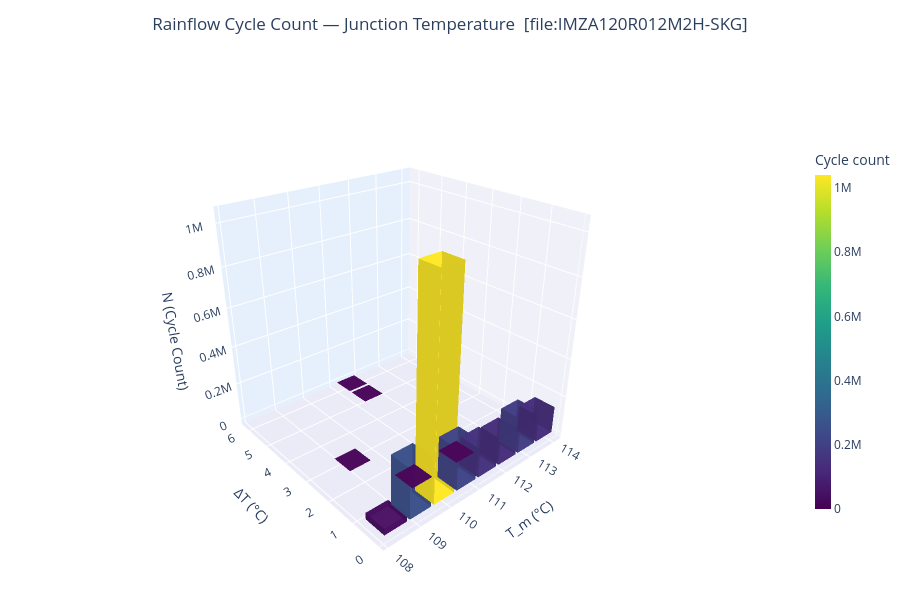
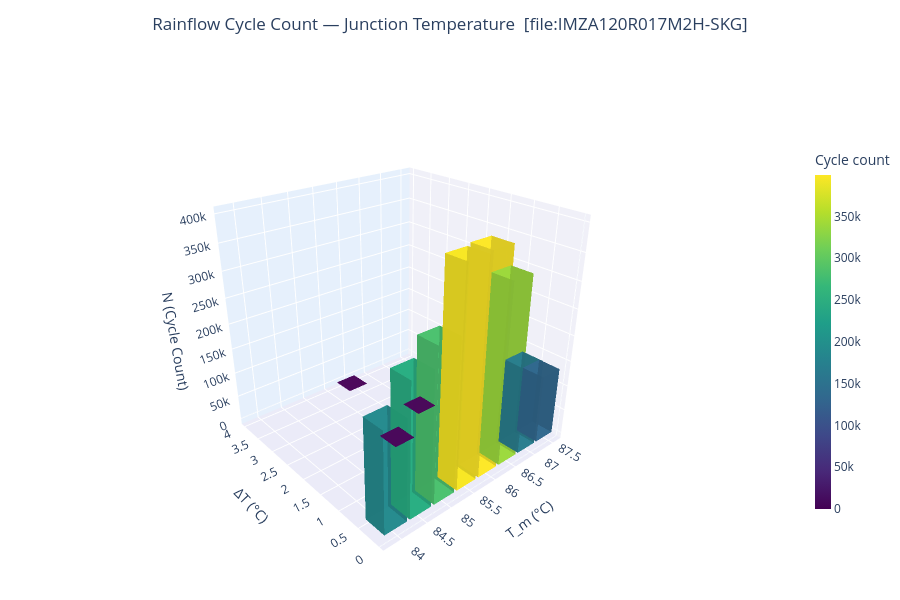

These figures' notebook cell, in order:
### Markdown cell above
---
## Step 6 — 3-D Cycle Histograms  *(one interactive chart per result)*

**X** = mean junction temperature $T_m$ (°C)  
**Y** = temperature swing $\Delta T$ (°C)  
**Z** = cycle count $N$ in that bin  

Each chart is interactive: drag to rotate, scroll to zoom, hover for exact values.

### Code cell
figs_3d = []   # store Figure objects (useful for export)

for idx, cyc in enumerate(cycles_list):
    if cyc.empty:
        print(f"[Step {idx}] No cycles — skipping histogram.")
        figs_3d.append(None)
        continue

    # Build a short label from the swept parameters
    params = results[idx]['params']
    if params:
        lp  = SWEEP_LABEL_PARAM or list(params.keys())[0]
        v   = params[lp]
        lbl = f"[{lp}={v:.4g}]" if isinstance(v, float) else f"[{v}]"
    else:
        lbl = ''

    fig = plot_3d_cycle_histogram(
        cyc,
        n_delta_T_bins = N_DELTA_T_BINS,
        n_T_mean_bins  = N_TMEAN_BINS,
        title          = 'Rainflow Cycle Count — Junction Temperature',
        label          = lbl,
        colormap       = 'viridis',   # try 'plasma', 'Blues', 'YlOrRd', 'coolwarm'
        opacity        = 0.88,
        bar_gap        = 0.12,
    )
    figs_3d.append(fig)

### Figure 1 — Plotly figure (JSON) as saved in the notebook; plotly's stock layout.template omitted (floating-point values rounded to 4 significant figures)
{"data": [{"color": "#470d60", "flatshading": true, "hovertemplate": "T_m = 108.4 °C<br>ΔT  = 0.4 °C<br>N   = 34063.0 cycles<extra></extra>", "i": [0, 0, 4, 4, 0, 0, 2, 2, 0, 0, 1, 1], "j": [1, 2, 5, 6, 1, 5, 3, 7, 3, 7, 2, 6], "k": [2, 3, 6, 7, 5, 4, 7, 6, 7, 4, 6, 5], "lighting": {"ambient": 0.85, "diffuse": 0.5, "roughness": 0.5, "specular": 0.15}, "lightposition": {"x": 1, "y": 1, "z": 2}, "name": "T_m = 108.4 °C<br>ΔT  = 0.4 °C<br>N   = 34063.0 cycles", "opacity": 0.88, "showlegend": false, "showscale": false, "type": "mesh3d", "x": [108.1, 108.7, 108.7, 108.1, 108.1, 108.7, 108.7, 108.1], "y": [0.04719, 0.04719, 0.7394, 0.7394, 0.04719, 0.04719, 0.7394, 0.7394], "z": [0, 0, 0, 0, 34063, 34063, 34063, 34063]}, {"color": "#3c508b", "flatshading": true, "hovertemplate": "T_m = 109.2 °C<br>ΔT  = 0.4 °C<br>N   = 254100.5 cycles<extra></extra>", "i": [0, 0, 4, 4, 0, 0, 2, 2, 0, 0, 1, 1], "j": [1, 2, 5, 6, 1, 5, 3, 7, 3, 7, 2, 6], "k": [2, 3, 6, 7, 5, 4, 7, 6, 7, 4, 6, 5], "lighting": {"ambient": 0.85, "diffuse": 0.5, "roughness": 0.5, "specular": 0.15}, "lightposition": {"x": 1, "y": 1, "z": 2}, "name": "T_m = 109.2 °C<br>ΔT  = 0.4 °C<br>N   = 254100.5 cycles", "opacity": 0.88, "showlegend": false, "showscale": false, "type": "mesh3d", "x": [108.8, 109.5, 109.5, 108.8, 108.8, 109.5, 109.5, 108.8], "y": [0.04719, 0.04719, 0.7394, 0.7394, 0.04719, 0.04719, 0.7394, 0.7394], "z": [0, 0, 0, 0, 254100.0, 254100.0, 254100.0, 254100.0]}, {"color": "#440154", "flatshading": true, "hovertemplate": "T_m = 109.2 °C<br>ΔT  = 2.8 °C<br>N   = 0.5 cycles<extra></extra>", "i": [0, 0, 4, 4, 0, 0, 2, 2, 0, 0, 1, 1], "j": [1, 2, 5, 6, 1, 5, 3, 7, 3, 7, 2, 6], "k": [2, 3, 6, 7, 5, 4, 7, 6, 7, 4, 6, 5], "lighting": {"ambient": 0.85, "diffuse": 0.5, "roughness": 0.5, "specular": 0.15}, "lightposition": {"x": 1, "y": 1, "z": 2}, "name": "T_m = 109.2 °C<br>ΔT  = 2.8 °C<br>N   = 0.5 cycles", "opacity": 0.88, "showlegend": false, "showscale": false, "type": "mesh3d", "x": [108.8, 109.5, 109.5, 108.8, 108.8, 109.5, 109.5, 108.8], "y": [2.407, 2.407, 3.099, 3.099, 2.407, 2.407, 3.099, 3.099], "z": [0, 0, 0, 0, 0.5, 0.5, 0.5, 0.5]}, {"color": "#fde725", "flatshading": true, "hovertemplate": "T_m = 109.9 °C<br>ΔT  = 0.4 °C<br>N   = 1040200.0 cycles<extra></extra>", "i": [0, 0, 4, 4, 0, 0, 2, 2, 0, 0, 1, 1], "j": [1, 2, 5, 6, 1, 5, 3, 7, 3, 7, 2, 6], "k": [2, 3, 6, 7, 5, 4, 7, 6, 7, 4, 6, 5], "lighting": {"ambient": 0.85, "diffuse": 0.5, "roughness": 0.5, "specular": 0.15}, "lightposition": {"x": 1, "y": 1, "z": 2}, "name": "T_m = 109.9 °C<br>ΔT  = 0.4 °C<br>N   = 1040200.0 cycles", "opacity": 0.88, "showlegend": false, "showscale": false, "type": "mesh3d", "x": [109.6, 110.3, 110.3, 109.6, 109.6, 110.3, 110.3, 109.6], "y": [0.04719, 0.04719, 0.7394, 0.7394, 0.04719, 0.04719, 0.7394, 0.7394], "z": [0, 0, 0, 0, 1040200, 1040200, 1040200, 1040200]}, {"color": "#440154", "flatshading": true, "hovertemplate": "T_m = 109.9 °C<br>ΔT  = 1.2 °C<br>N   = 99.5 cycles<extra></extra>", "i": [0, 0, 4, 4, 0, 0, 2, 2, 0, 0, 1, 1], "j": [1, 2, 5, 6, 1, 5, 3, 7, 3, 7, 2, 6], "k": [2, 3, 6, 7, 5, 4, 7, 6, 7, 4, 6, 5], "lighting": {"ambient": 0.85, "diffuse": 0.5, "roughness": 0.5, "specular": 0.15}, "lightposition": {"x": 1, "y": 1, "z": 2}, "name": "T_m = 109.9 °C<br>ΔT  = 1.2 °C<br>N   = 99.5 cycles", "opacity": 0.88, "showlegend": false, "showscale": false, "type": "mesh3d", "x": [109.6, 110.3, 110.3, 109.6, 109.6, 110.3, 110.3, 109.6], "y": [0.8338, 0.8338, 1.526, 1.526, 0.8338, 0.8338, 1.526, 1.526], "z": [0, 0, 0, 0, 99.5, 99.5, 99.5, 99.5]}, {"color": "#404588", "flatshading": true, "hovertemplate": "T_m = 110.7 °C<br>ΔT  = 0.4 °C<br>N   = 213500.0 cycles<extra></extra>", "i": [0, 0, 4, 4, 0, 0, 2, 2, 0, 0, 1, 1], "j": [1, 2, 5, 6, 1, 5, 3, 7, 3, 7, 2, 6], "k": [2, 3, 6, 7, 5, 4, 7, 6, 7, 4, 6, 5], "lighting": {"ambient": 0.85, "diffuse": 0.5, "roughness": 0.5, "specular": 0.15}, "lightposition": {"x": 1, "y": 1, "z": 2}, "name": "T_m = 110.7 °C<br>ΔT  = 0.4 °C<br>N   = 213500.0 cycles", "opacity": 0.88, "showlegend": false, "showscale": false, "type": "mesh3d", "x": [110.4, 111.1, 111.1, 110.4, 110.4, 111.1, 111.1, 110.4], "y": [0.04719, 0.04719, 0.7394, 0.7394, 0.04719, 0.04719, 0.7394, 0.7394], "z": [0, 0, 0, 0, 213500, 213500, 213500, 213500]}, {"color": "#46337f", "flatshading": true, "hovertemplate": "T_m = 111.5 °C<br>ΔT  = 0.4 °C<br>N   = 151248.0 cycles<extra></extra>", "i": [0, 0, 4, 4, 0, 0, 2, 2, 0, 0, 1, 1], "j": [1, 2, 5, 6, 1, 5, 3, 7, 3, 7, 2, 6], "k": [2, 3, 6, 7, 5, 4, 7, 6, 7, 4, 6, 5], "lighting": {"ambient": 0.85, "diffuse": 0.5, "roughness": 0.5, "specular": 0.15}, "lightposition": {"x": 1, "y": 1, "z": 2}, "name": "T_m = 111.5 °C<br>ΔT  = 0.4 °C<br>N   = 151248.0 cycles", "opacity": 0.88, "showlegend": false, "showscale": false, "type": "mesh3d", "x": [111.1, 111.8, 111.8, 111.1, 111.1, 111.8, 111.8, 111.1], "y": [0.04719, 0.04719, 0.7394, 0.7394, 0.04719, 0.04719, 0.7394, 0.7394], "z": [0, 0, 0, 0, 151248, 151248, 151248, 151248]}, {"color": "#440154", "flatshading": true, "hovertemplate": "T_m = 111.5 °C<br>ΔT  = 1.2 °C<br>N   = 100.0 cycles<extra></extra>", "i": [0, 0, 4, 4, 0, 0, 2, 2, 0, 0, 1, 1], "j": [1, 2, 5, 6, 1, 5, 3, 7, 3, 7, 2, 6], "k": [2, 3, 6, 7, 5, 4, 7, 6, 7, 4, 6, 5], "lighting": {"ambient": 0.85, "diffuse": 0.5, "roughness": 0.5, "specular": 0.15}, "lightposition": {"x": 1, "y": 1, "z": 2}, "name": "T_m = 111.5 °C<br>ΔT  = 1.2 °C<br>N   = 100.0 cycles", "opacity": 0.88, "showlegend": false, "showscale": false, "type": "mesh3d", "x": [111.1, 111.8, 111.8, 111.1, 111.1, 111.8, 111.8, 111.1], "y": [0.8338, 0.8338, 1.526, 1.526, 0.8338, 0.8338, 1.526, 1.526], "z": [0, 0, 0, 0, 100, 100, 100, 100]}, {"color": "#440154", "flatshading": true, "hovertemplate": "T_m = 111.5 °C<br>ΔT  = 5.1 °C<br>N   = 0.5 cycles<extra></extra>", "i": [0, 0, 4, 4, 0, 0, 2, 2, 0, 0, 1, 1], "j": [1, 2, 5, 6, 1, 5, 3, 7, 3, 7, 2, 6], "k": [2, 3, 6, 7, 5, 4, 7, 6, 7, 4, 6, 5], "lighting": {"ambient": 0.85, "diffuse": 0.5, "roughness": 0.5, "specular": 0.15}, "lightposition": {"x": 1, "y": 1, "z": 2}, "name": "T_m = 111.5 °C<br>ΔT  = 5.1 °C<br>N   = 0.5 cycles", "opacity": 0.88, "showlegend": false, "showscale": false, "type": "mesh3d", "x": [111.1, 111.8, 111.8, 111.1, 111.1, 111.8, 111.8, 111.1], "y": [4.767, 4.767, 5.459, 5.459, 4.767, 4.767, 5.459, 5.459], "z": [0, 0, 0, 0, 0.5, 0.5, 0.5, 0.5]}, {"color": "#440154", "flatshading": true, "hovertemplate": "T_m = 111.5 °C<br>ΔT  = 5.9 °C<br>N   = 99.5 cycles<extra></extra>", "i": [0, 0, 4, 4, 0, 0, 2, 2, 0, 0, 1, 1], "j": [1, 2, 5, 6, 1, 5, 3, 7, 3, 7, 2, 6], "k": [2, 3, 6, 7, 5, 4, 7, 6, 7, 4, 6, 5], "lighting": {"ambient": 0.85, "diffuse": 0.5, "roughness": 0.5, "specular": 0.15}, "lightposition": {"x": 1, "y": 1, "z": 2}, "name": "T_m = 111.5 °C<br>ΔT  = 5.9 °C<br>N   = 99.5 cycles", "opacity": 0.88, "showlegend": false, "showscale": false, "type": "mesh3d", "x": [111.1, 111.8, 111.8, 111.1, 111.1, 111.8, 111.8, 111.1], "y": [5.553, 5.553, 6.245, 6.245, 5.553, 5.553, 6.245, 6.245], "z": [0, 0, 0, 0, 99.5, 99.5, 99.5, 99.5]}, {"color": "#472f7d", "flatshading": true, "hovertemplate": "T_m = 112.2 °C<br>ΔT  = 0.4 °C<br>N   = 141700.0 cycles<extra></extra>", "i": [0, 0, 4, 4, 0, 0, 2, 2, 0, 0, 1, 1], "j": [1, 2, 5, 6, 1, 5, 3, 7, 3, 7, 2, 6], "k": [2, 3, 6, 7, 5, 4, 7, 6, 7, 4, 6, 5], "lighting": {"ambient": 0.85, "diffuse": 0.5, "roughness": 0.5, "specular": 0.15}, "lightposition": {"x": 1, "y": 1, "z": 2}, "name": "T_m = 112.2 °C<br>ΔT  = 0.4 °C<br>N   = 141700.0 cycles", "opacity": 0.88, "showlegend": false, "showscale": false, "type": "mesh3d", "x": [111.9, 112.6, 112.6, 111.9, 111.9, 112.6, 112.6, 111.9], "y": [0.04719, 0.04719, 0.7394, 0.7394, 0.04719, 0.04719, 0.7394, 0.7394], "z": [0, 0, 0, 0, 141700, 141700, 141700, 141700]}, {"color": "#433d84", "flatshading": true, "hovertemplate": "T_m = 113.0 °C<br>ΔT  = 0.4 °C<br>N   = 183508.0 cycles<extra></extra>", "i": [0, 0, 4, 4, 0, 0, 2, 2, 0, 0, 1, 1], "j": [1, 2, 5, 6, 1, 5, 3, 7, 3, 7, 2, 6], "k": [2, 3, 6, 7, 5, 4, 7, 6, 7, 4, 6, 5], "lighting": {"ambient": 0.85, "diffuse": 0.5, "roughness": 0.5, "specular": 0.15}, "lightposition": {"x": 1, "y": 1, "z": 2}, "name": "T_m = 113.0 °C<br>ΔT  = 0.4 °C<br>N   = 183508.0 cycles", "opacity": 0.88, "showlegend": false, "showscale": false, "type": "mesh3d", "x": [112.7, 113.4, 113.4, 112.7, 112.7, 113.4, 113.4, 112.7], "y": [0.04719, 0.04719, 0.7394, 0.7394, 0.04719, 0.04719, 0.7394, 0.7394], "z": [0, 0, 0, 0, 183508, 183508, 183508, 183508]}, {"color": "#472f7d", "flatshading": true, "hovertemplate": "T_m = 113.8 °C<br>ΔT  = 0.4 °C<br>N   = 141700.0 cycles<extra></extra>", "i": [0, 0, 4, 4, 0, 0, 2, 2, 0, 0, 1, 1], "j": [1, 2, 5, 6, 1, 5, 3, 7, 3, 7, 2, 6], "k": [2, 3, 6, 7, 5, 4, 7, 6, 7, 4, 6, 5], "lighting": {"ambient": 0.85, "diffuse": 0.5, "roughness": 0.5, "specular": 0.15}, "lightposition": {"x": 1, "y": 1, "z": 2}, "name": "T_m = 113.8 °C<br>ΔT  = 0.4 °C<br>N   = 141700.0 cycles", "opacity": 0.88, "showlegend": false, "showscale": false, "type": "mesh3d", "x": [113.4, 114.1, 114.1, 113.4, 113.4, 114.1, 114.1, 113.4], "y": [0.04719, 0.04719, 0.7394, 0.7394, 0.04719, 0.04719, 0.7394, 0.7394], "z": [0, 0, 0, 0, 141700, 141700, 141700, 141700]}, {"hoverinfo": "skip", "marker": {"color": [0, 1040200], "colorbar": {"len": 0.7, "thickness": 16, "title": {"text": "Cycle count"}, "x": 1.01}, "colorscale": [[0, "#440154"], [0.1111, "#482878"], [0.2222, "#3e4989"], [0.3333, "#31688e"], [0.4444, "#26828e"], [0.5556, "#1f9e89"], [0.6667, "#35b779"], [0.7778, "#6ece58"], [0.8889, "#b5de2b"], [1, "#fde725"]], "showscale": true, "size": 0}, "mode": "markers", "showlegend": false, "type": "scatter3d", "x": [null], "y": [null], "z": [null]}], "layout": {"height": 600, "margin": {"b": 0, "l": 0, "r": 60, "t": 60}, "scene": {"aspectmode": "cube", "camera": {"eye": {"x": -1.55, "y": -1.8, "z": 1.2}}, "xaxis": {"backgroundcolor": "rgb(240,240,248)", "gridcolor": "white", "showbackground": true, "title": {"text": "T_m (°C)"}}, "yaxis": {"backgroundcolor": "rgb(230,240,252)", "gridcolor": "white", "showbackground": true, "title": {"text": "ΔT (°C)"}}, "zaxis": {"backgroundcolor": "rgb(235,235,248)", "gridcolor": "white", "showbackground": true, "title": {"text": "N (Cycle Count)"}}}, "title": {"text": "Rainflow Cycle Count — Junction Temperature  [file:IMZA120R012M2H-SKG]", "x": 0.5, "xanchor": "center"}}}

### Figure 2 — Plotly figure (JSON) as saved in the notebook; plotly's stock layout.template omitted (floating-point values rounded to 4 significant figures)
{"data": [{"color": "#238a8d", "flatshading": true, "hovertemplate": "T_m = 84.0 °C<br>ΔT  = 0.3 °C<br>N   = 189200.5 cycles<extra></extra>", "i": [0, 0, 4, 4, 0, 0, 2, 2, 0, 0, 1, 1], "j": [1, 2, 5, 6, 1, 5, 3, 7, 3, 7, 2, 6], "k": [2, 3, 6, 7, 5, 4, 7, 6, 7, 4, 6, 5], "lighting": {"ambient": 0.85, "diffuse": 0.5, "roughness": 0.5, "specular": 0.15}, "lightposition": {"x": 1, "y": 1, "z": 2}, "name": "T_m = 84.0 °C<br>ΔT  = 0.3 °C<br>N   = 189200.5 cycles", "opacity": 0.88, "showlegend": false, "showscale": false, "type": "mesh3d", "x": [83.78, 84.21, 84.21, 83.78, 83.78, 84.21, 84.21, 83.78], "y": [0.03018, 0.03018, 0.4728, 0.4728, 0.03018, 0.03018, 0.4728, 0.4728], "z": [0, 0, 0, 0, 189200.0, 189200.0, 189200.0, 189200.0]}, {"color": "#27ad81", "flatshading": true, "hovertemplate": "T_m = 84.5 °C<br>ΔT  = 0.3 °C<br>N   = 248555.0 cycles<extra></extra>", "i": [0, 0, 4, 4, 0, 0, 2, 2, 0, 0, 1, 1], "j": [1, 2, 5, 6, 1, 5, 3, 7, 3, 7, 2, 6], "k": [2, 3, 6, 7, 5, 4, 7, 6, 7, 4, 6, 5], "lighting": {"ambient": 0.85, "diffuse": 0.5, "roughness": 0.5, "specular": 0.15}, "lightposition": {"x": 1, "y": 1, "z": 2}, "name": "T_m = 84.5 °C<br>ΔT  = 0.3 °C<br>N   = 248555.0 cycles", "opacity": 0.88, "showlegend": false, "showscale": false, "type": "mesh3d", "x": [84.27, 84.69, 84.69, 84.27, 84.27, 84.69, 84.69, 84.27], "y": [0.03018, 0.03018, 0.4728, 0.4728, 0.03018, 0.03018, 0.4728, 0.4728], "z": [0, 0, 0, 0, 248555, 248555, 248555, 248555]}, {"color": "#4ac16d", "flatshading": true, "hovertemplate": "T_m = 85.0 °C<br>ΔT  = 0.3 °C<br>N   = 284200.0 cycles<extra></extra>", "i": [0, 0, 4, 4, 0, 0, 2, 2, 0, 0, 1, 1], "j": [1, 2, 5, 6, 1, 5, 3, 7, 3, 7, 2, 6], "k": [2, 3, 6, 7, 5, 4, 7, 6, 7, 4, 6, 5], "lighting": {"ambient": 0.85, "diffuse": 0.5, "roughness": 0.5, "specular": 0.15}, "lightposition": {"x": 1, "y": 1, "z": 2}, "name": "T_m = 85.0 °C<br>ΔT  = 0.3 °C<br>N   = 284200.0 cycles", "opacity": 0.88, "showlegend": false, "showscale": false, "type": "mesh3d", "x": [84.75, 85.18, 85.18, 84.75, 84.75, 85.18, 85.18, 84.75], "y": [0.03018, 0.03018, 0.4728, 0.4728, 0.03018, 0.03018, 0.4728, 0.4728], "z": [0, 0, 0, 0, 284200, 284200, 284200, 284200]}, {"color": "#f8e621", "flatshading": true, "hovertemplate": "T_m = 85.4 °C<br>ΔT  = 0.3 °C<br>N   = 395300.0 cycles<extra></extra>", "i": [0, 0, 4, 4, 0, 0, 2, 2, 0, 0, 1, 1], "j": [1, 2, 5, 6, 1, 5, 3, 7, 3, 7, 2, 6], "k": [2, 3, 6, 7, 5, 4, 7, 6, 7, 4, 6, 5], "lighting": {"ambient": 0.85, "diffuse": 0.5, "roughness": 0.5, "specular": 0.15}, "lightposition": {"x": 1, "y": 1, "z": 2}, "name": "T_m = 85.4 °C<br>ΔT  = 0.3 °C<br>N   = 395300.0 cycles", "opacity": 0.88, "showlegend": false, "showscale": false, "type": "mesh3d", "x": [85.24, 85.66, 85.66, 85.24, 85.24, 85.66, 85.66, 85.24], "y": [0.03018, 0.03018, 0.4728, 0.4728, 0.03018, 0.03018, 0.4728, 0.4728], "z": [0, 0, 0, 0, 395300, 395300, 395300, 395300]}, {"color": "#440154", "flatshading": true, "hovertemplate": "T_m = 85.4 °C<br>ΔT  = 1.8 °C<br>N   = 100.0 cycles<extra></extra>", "i": [0, 0, 4, 4, 0, 0, 2, 2, 0, 0, 1, 1], "j": [1, 2, 5, 6, 1, 5, 3, 7, 3, 7, 2, 6], "k": [2, 3, 6, 7, 5, 4, 7, 6, 7, 4, 6, 5], "lighting": {"ambient": 0.85, "diffuse": 0.5, "roughness": 0.5, "specular": 0.15}, "lightposition": {"x": 1, "y": 1, "z": 2}, "name": "T_m = 85.4 °C<br>ΔT  = 1.8 °C<br>N   = 100.0 cycles", "opacity": 0.88, "showlegend": false, "showscale": false, "type": "mesh3d", "x": [85.24, 85.66, 85.66, 85.24, 85.24, 85.66, 85.66, 85.24], "y": [1.539, 1.539, 1.982, 1.982, 1.539, 1.539, 1.982, 1.982], "z": [0, 0, 0, 0, 100, 100, 100, 100]}, {"color": "#fde725", "flatshading": true, "hovertemplate": "T_m = 85.9 °C<br>ΔT  = 0.3 °C<br>N   = 399561.0 cycles<extra></extra>", "i": [0, 0, 4, 4, 0, 0, 2, 2, 0, 0, 1, 1], "j": [1, 2, 5, 6, 1, 5, 3, 7, 3, 7, 2, 6], "k": [2, 3, 6, 7, 5, 4, 7, 6, 7, 4, 6, 5], "lighting": {"ambient": 0.85, "diffuse": 0.5, "roughness": 0.5, "specular": 0.15}, "lightposition": {"x": 1, "y": 1, "z": 2}, "name": "T_m = 85.9 °C<br>ΔT  = 0.3 °C<br>N   = 399561.0 cycles", "opacity": 0.88, "showlegend": false, "showscale": false, "type": "mesh3d", "x": [85.72, 86.15, 86.15, 85.72, 85.72, 86.15, 86.15, 85.72], "y": [0.03018, 0.03018, 0.4728, 0.4728, 0.03018, 0.03018, 0.4728, 0.4728], "z": [0, 0, 0, 0, 399561, 399561, 399561, 399561]}, {"color": "#440154", "flatshading": true, "hovertemplate": "T_m = 85.9 °C<br>ΔT  = 3.8 °C<br>N   = 100.0 cycles<extra></extra>", "i": [0, 0, 4, 4, 0, 0, 2, 2, 0, 0, 1, 1], "j": [1, 2, 5, 6, 1, 5, 3, 7, 3, 7, 2, 6], "k": [2, 3, 6, 7, 5, 4, 7, 6, 7, 4, 6, 5], "lighting": {"ambient": 0.85, "diffuse": 0.5, "roughness": 0.5, "specular": 0.15}, "lightposition": {"x": 1, "y": 1, "z": 2}, "name": "T_m = 85.9 °C<br>ΔT  = 3.8 °C<br>N   = 100.0 cycles", "opacity": 0.88, "showlegend": false, "showscale": false, "type": "mesh3d", "x": [85.72, 86.15, 86.15, 85.72, 85.72, 86.15, 86.15, 85.72], "y": [3.551, 3.551, 3.993, 3.993, 3.551, 3.551, 3.993, 3.993], "z": [0, 0, 0, 0, 100, 100, 100, 100]}, {"color": "#9bd93c", "flatshading": true, "hovertemplate": "T_m = 86.4 °C<br>ΔT  = 0.3 °C<br>N   = 340039.0 cycles<extra></extra>", "i": [0, 0, 4, 4, 0, 0, 2, 2, 0, 0, 1, 1], "j": [1, 2, 5, 6, 1, 5, 3, 7, 3, 7, 2, 6], "k": [2, 3, 6, 7, 5, 4, 7, 6, 7, 4, 6, 5], "lighting": {"ambient": 0.85, "diffuse": 0.5, "roughness": 0.5, "specular": 0.15}, "lightposition": {"x": 1, "y": 1, "z": 2}, "name": "T_m = 86.4 °C<br>ΔT  = 0.3 °C<br>N   = 340039.0 cycles", "opacity": 0.88, "showlegend": false, "showscale": false, "type": "mesh3d", "x": [86.21, 86.63, 86.63, 86.21, 86.21, 86.63, 86.63, 86.21], "y": [0.03018, 0.03018, 0.4728, 0.4728, 0.03018, 0.03018, 0.4728, 0.4728], "z": [0, 0, 0, 0, 340039, 340039, 340039, 340039]}, {"color": "#440154", "flatshading": true, "hovertemplate": "T_m = 86.4 °C<br>ΔT  = 2.3 °C<br>N   = 100.0 cycles<extra></extra>", "i": [0, 0, 4, 4, 0, 0, 2, 2, 0, 0, 1, 1], "j": [1, 2, 5, 6, 1, 5, 3, 7, 3, 7, 2, 6], "k": [2, 3, 6, 7, 5, 4, 7, 6, 7, 4, 6, 5], "lighting": {"ambient": 0.85, "diffuse": 0.5, "roughness": 0.5, "specular": 0.15}, "lightposition": {"x": 1, "y": 1, "z": 2}, "name": "T_m = 86.4 °C<br>ΔT  = 2.3 °C<br>N   = 100.0 cycles", "opacity": 0.88, "showlegend": false, "showscale": false, "type": "mesh3d", "x": [86.21, 86.63, 86.63, 86.21, 86.21, 86.63, 86.63, 86.21], "y": [2.042, 2.042, 2.484, 2.484, 2.042, 2.042, 2.484, 2.484], "z": [0, 0, 0, 0, 100, 100, 100, 100]}, {"color": "#287d8e", "flatshading": true, "hovertemplate": "T_m = 86.9 °C<br>ΔT  = 0.3 °C<br>N   = 168461.0 cycles<extra></extra>", "i": [0, 0, 4, 4, 0, 0, 2, 2, 0, 0, 1, 1], "j": [1, 2, 5, 6, 1, 5, 3, 7, 3, 7, 2, 6], "k": [2, 3, 6, 7, 5, 4, 7, 6, 7, 4, 6, 5], "lighting": {"ambient": 0.85, "diffuse": 0.5, "roughness": 0.5, "specular": 0.15}, "lightposition": {"x": 1, "y": 1, "z": 2}, "name": "T_m = 86.9 °C<br>ΔT  = 0.3 °C<br>N   = 168461.0 cycles", "opacity": 0.88, "showlegend": false, "showscale": false, "type": "mesh3d", "x": [86.69, 87.12, 87.12, 86.69, 86.69, 87.12, 87.12, 86.69], "y": [0.03018, 0.03018, 0.4728, 0.4728, 0.03018, 0.03018, 0.4728, 0.4728], "z": [0, 0, 0, 0, 168461, 168461, 168461, 168461]}, {"color": "#31688e", "flatshading": true, "hovertemplate": "T_m = 87.4 °C<br>ΔT  = 0.3 °C<br>N   = 133739.0 cycles<extra></extra>", "i": [0, 0, 4, 4, 0, 0, 2, 2, 0, 0, 1, 1], "j": [1, 2, 5, 6, 1, 5, 3, 7, 3, 7, 2, 6], "k": [2, 3, 6, 7, 5, 4, 7, 6, 7, 4, 6, 5], "lighting": {"ambient": 0.85, "diffuse": 0.5, "roughness": 0.5, "specular": 0.15}, "lightposition": {"x": 1, "y": 1, "z": 2}, "name": "T_m = 87.4 °C<br>ΔT  = 0.3 °C<br>N   = 133739.0 cycles", "opacity": 0.88, "showlegend": false, "showscale": false, "type": "mesh3d", "x": [87.18, 87.6, 87.6, 87.18, 87.18, 87.6, 87.6, 87.18], "y": [0.03018, 0.03018, 0.4728, 0.4728, 0.03018, 0.03018, 0.4728, 0.4728], "z": [0, 0, 0, 0, 133739, 133739, 133739, 133739]}, {"hoverinfo": "skip", "marker": {"color": [0, 399561], "colorbar": {"len": 0.7, "thickness": 16, "title": {"text": "Cycle count"}, "x": 1.01}, "colorscale": [[0, "#440154"], [0.1111, "#482878"], [0.2222, "#3e4989"], [0.3333, "#31688e"], [0.4444, "#26828e"], [0.5556, "#1f9e89"], [0.6667, "#35b779"], [0.7778, "#6ece58"], [0.8889, "#b5de2b"], [1, "#fde725"]], "showscale": true, "size": 0}, "mode": "markers", "showlegend": false, "type": "scatter3d", "x": [null], "y": [null], "z": [null]}], "layout": {"height": 600, "margin": {"b": 0, "l": 0, "r": 60, "t": 60}, "scene": {"aspectmode": "cube", "camera": {"eye": {"x": -1.55, "y": -1.8, "z": 1.2}}, "xaxis": {"backgroundcolor": "rgb(240,240,248)", "gridcolor": "white", "showbackground": true, "title": {"text": "T_m (°C)"}}, "yaxis": {"backgroundcolor": "rgb(230,240,252)", "gridcolor": "white", "showbackground": true, "title": {"text": "ΔT (°C)"}}, "zaxis": {"backgroundcolor": "rgb(235,235,248)", "gridcolor": "white", "showbackground": true, "title": {"text": "N (Cycle Count)"}}}, "title": {"text": "Rainflow Cycle Count — Junction Temperature  [file:IMZA120R017M2H-SKG]", "x": 0.5, "xanchor": "center"}}}
